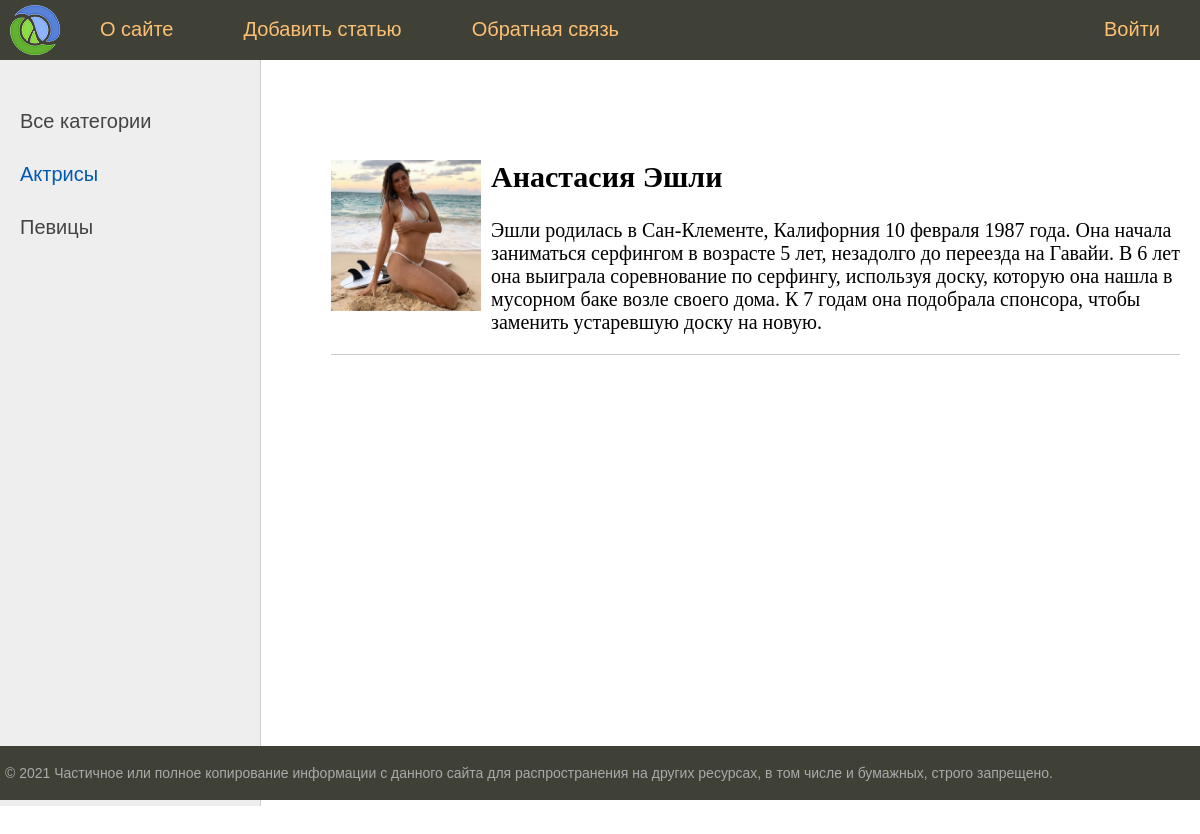
/post/anastasiya-ashli, run on the app's committed database.
### women/models.py (models this page shows, shortened)
class Category(models.Model):
    name = models.CharField(max_length=100, db_index=True, verbose_name="Категория")
    slug = models.SlugField(max_length=255, unique=True, db_index=True, verbose_name="URL")
    def get_absolute_url(self):
        return reverse('category', kwargs={'cat_slug': self.slug})
    class Meta:
        verbose_name = 'Категория'
        verbose_name_plural = 'Категории'
        ordering = ['id']

class Women(models.Model):  # унаследовались от класса Model
    title = models.CharField(max_length=255, verbose_name="Заголовок")
    slug = models.SlugField(max_length=255, unique=True, db_index=True, verbose_name="URL")
    content = models.TextField(blank=True, verbose_name="Текст статьи")
    photo = models.ImageField(upload_to='photos/%Y/%m/%d/', verbose_name="Фото")
    time_create = models.DateTimeField(auto_now_add=True, verbose_name="Время создания")
    time_update = models.DateTimeField(auto_now=True, verbose_name="Время изменения")
    is_published = models.BooleanField(default=True, verbose_name="Публикация")
    cat = models.ForeignKey('Category', on_delete=models.PROTECT,
                            verbose_name="Категории")  # передаем  первичную модель как строку, к полю cat постфикс id django  добавит автоматически
    class Meta:
        verbose_name = 'Известные женщины'
        verbose_name_plural = 'Известные женщины'
        ordering = ['time_create', 'title']

### women/views.py (the view)
# urls.py: path('post/<slug:post_slug>', show_post, name="post"),
def show_post(request, post_slug):
    women = get_object_or_404(Women, slug=post_slug)
    context = {
        'women': women,
        'title': women.title,
        'cat_selected': women.cat_id
    }
    return render(request, 'women/read_post.html', context=context)

### women/templatetags/women_tags.py (called while the page is built)
@register.inclusion_tag("women/list_categories.html")
def show_categories(sort=None, cat_selected=0):  # sort хранит значение полей, по которому будет проводиться сортировка
    if not sort:
        cats = Category.objects.all()
    else:
        cats = Category.objects.order_by(sort)
    return {"cats": cats,
            "cat_selected": cat_selected}  # возращает словарь, который будет передаваться шаблону, возвращает фрагмент html страницы

@register.inclusion_tag("women/menu_list.html")
def show_menu():
    menu = [
        {'title': 'О сайте', 'url_name': 'about'},
        {'title': 'Добавить статью', 'url_name': 'add_page'},
        {'title': 'Обратная связь', 'url_name': 'contact'},
        {'title': 'Войти', 'url_name': 'login'},
    ]
    return {'menu': menu}

### women/templates/women/read_post.html
{% extends 'women/base.html' %}
{% block content %}
<ul class="list-articles">
				{% if women.photo %}
				<p><img class="img-article-left thumb" src="{{women.photo.url}}"></p>
				{% endif %}
			<li><h2>{{title}}</h2>
				{% autoescape on %}
					<p>{{women.content}}</p>
				{%endautoescape %}
			</li>
</ul>
{% endblock %}

### women/templates/women/list_categories.html
{%for category in cats %}
			{% if category.id == cat_selected %}
				<li class="selected"> {{category.name}}</li>
			{% else %}
				<li><a href="{{category.get_absolute_url}}">{{category.name}}</a></li>
			{% endif %}
		{% endfor %}

### women/static/women/css/styles.css (style rules this page uses)
html, body { font-family: 'Arial'; margin: 0; padding: 0; height: 100%; width: 100%; color: #444; }
a { color: #0059b2; text-decoration: none; }
img { max-width: 600px; height: auto; }
img.img-article-left { max-width: 300px; height: auto; float: left; padding: 0 10px 10px 0; }
img.img-article-left.thumb { max-width: 150px; height: auto; }
ul.list-articles { list-style: none; margin: 0; padding: 0; }
ul.list-articles li { border-bottom: 1px solid #ccc; }
.left-chapters ul li { margin: 30px 0 0 0; color: #999; }
.left-chapters ul li.selected { color: #0059b2; }
.left-chapters ul li a { color: #444; text-decoration: none; }

### data on the page
Category: name "Актрисы"
Category: name "Певицы"
Women: photo (picture), title "Анастасия Эшли", content "Эшли родилась в Сан-Клементе, Калифорния 10 февраля 1987 года. Она начала заниматься серфингом в возрасте 5 лет, незадолго до переезда на Гавайи. В 6 лет она выиграла соревнование по серфингу, используя доску, которую она нашла в мусорном баке возле своего дома. К 7 годам она подобрала спонсора, чтобы заменить устаревшую доску на новую."

### other printed values
{{ m.title }} "О сайте" "Добавить статью" "Обратная связь"
{{ m.title }} "Войти"
